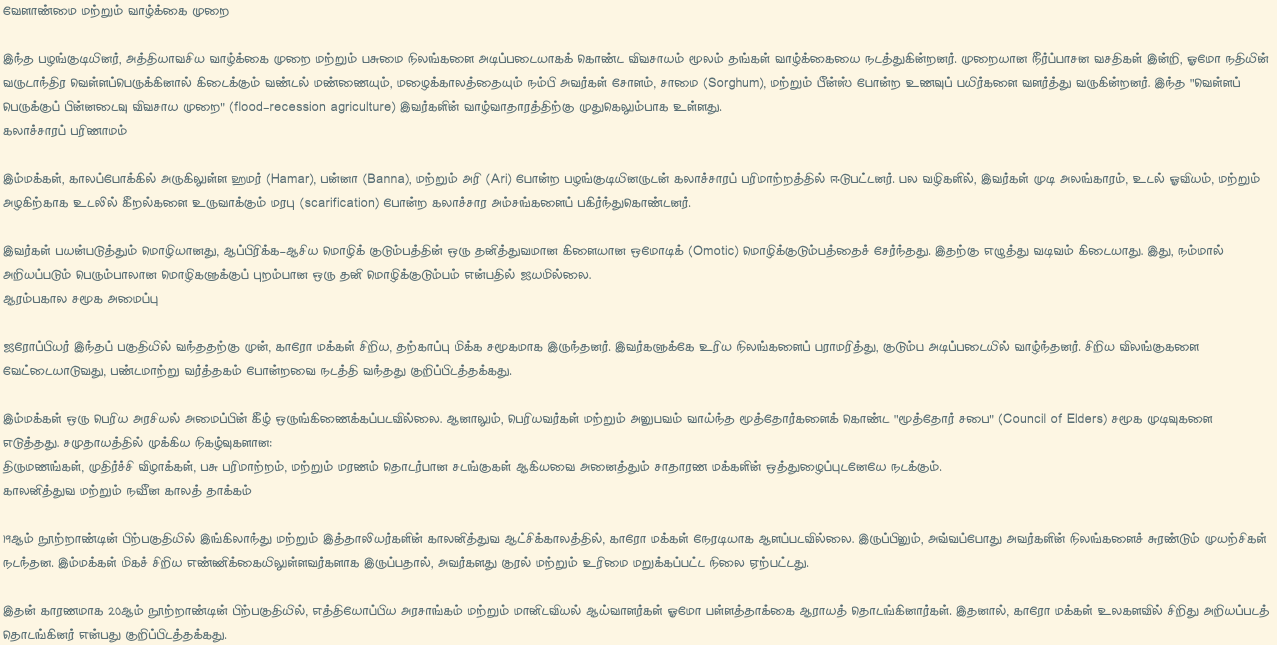
#> input picture kambar.png, 2554 x 1290 px (shown at 1/2 size)
$ python -i make_testset.py   (imports and definitions only)
#> lines starting #> are read from the running program, lines starting #| are printed output that depends on the picture
#!/usr/bin/env python3
"""Turn photographed or scanned pages into a line-level test set.

Takes page images, deskews and binarises them, segments them into text lines,
and writes the tesstrain-style layout the evaluator expects:

    testset/
      images/  page001_l003.tif      one real document line per file
      gt/      page001_l003.gt.txt   its transcription, for you to fill in
      manifest.csv                   provenance for every line

Transcription is yours to do; nothing here invents ground truth. What it does
is remove the mechanical work so you are only typing Tamil, not cropping.

    # 1. segment pages into lines
    python3 make_testset.py segment --pages photos/ --out testset --stratum newsprint
    #    (page images or PDFs; PDF pages are rasterised at 300 dpi)

    # 2. draw a stratified sample of the size you intend to transcribe
    python3 make_testset.py sample --pool pool --out testset --seed 0

    # 3. optionally pre-fill with a DIFFERENT engine's output to correct
    python3 make_testset.py bootstrap --out testset --model tam

    # 4. recognise the same lines with each model you are comparing
    python3 make_testset.py predict --out testset --pred_dir preds_stock --model tam

    # 5. check your transcriptions are complete and well-formed
    python3 make_testset.py check --out testset

    # 6. measure your own transcription error floor (see --help for detail)
    python3 make_testset.py agreement --pass1 testset/gt --pass2 testset/gt_pass2

On bootstrapping: pre-filling with the model you intend to evaluate is
circular -- you would be scoring the model against its own output wherever
you failed to spot an error. Use stock `tam`, or better a different engine
entirely, and read every line against the image.
"""

import argparse
import collections
import csv
import hashlib
import random
import re
import shutil
import tempfile
import os
import subprocess
import sys
import unicodedata
from pathlib import Path

import cv2
import numpy as np

# 13 = raw line: a single text line with Tesseract's layout heuristics
# bypassed. 7 also claims to mean "single line", but keeps enough of those
# heuristics to bail out entirely on a tenth of the real crops here --
# returning nothing at all for lines that read fine at 13. It is also what
# prepare_lstmf.py feeds the trainer, so 13 keeps inference and training
# consistent.
PSM_SINGLE_LINE = "13"
MIN_LINE_HEIGHT = 8         # px; below this a band is noise, not a line
MIN_INK_FRACTION = 0.002    # a band must carry at least this share of dark px
PAD = 6


SKEW_LIMIT = 15.0           # degrees searched either side of horizontal


def _alignment(binary):
    """How sharply the row profile alternates between text and gap.

    Maximal when baselines are horizontal, because that is when the ink of
    each line stacks into one row band instead of smearing across several.
    """
    profile = (binary > 0).sum(axis=1).astype(float)
    return float(((profile[1:] - profile[:-1]) ** 2).sum())


def deskew(gray, limit=SKEW_LIMIT):
    """Rotate so text baselines are horizontal.

    Photographed pages are rarely square to the sensor, and a few degrees of
    skew smears the horizontal projection until adjacent lines merge.

    The angle is found by searching for the rotation that maximises
    `_alignment`, which is the quantity line segmentation actually depends
    on. The obvious alternative -- the angle of `minAreaRect` over the
    foreground -- assumes the text block is a filled rectangle, and a sparse
    government form is not one: it returned -11.8 degrees for a page that was
    within a degree of straight, and rotating by that wrecked every line on
    it.
    """
    scale = min(1.0, 900 / max(gray.shape))
    small = cv2.resize(gray, None, fx=scale, fy=scale) if scale < 1 else gray
    binary = binarise(small)
    centre = (small.shape[1] // 2, small.shape[0] // 2)

    def at(angle):
        m = cv2.getRotationMatrix2D(centre, angle, 1.0)
        return _alignment(cv2.warpAffine(binary, m, (small.shape[1], small.shape[0]),
                                         flags=cv2.INTER_NEAREST))

    best, angle = at(0.0), 0.0
    for candidate in np.arange(-limit, limit + 1e-6, 1.0):
        score = at(candidate)
        if score > best:
            best, angle = score, candidate
    for candidate in np.arange(angle - 1.0, angle + 1.0 + 1e-6, 0.1):
        score = at(candidate)
        if score > best:
            best, angle = score, candidate

    if abs(angle) < 0.15:
        return gray, 0.0
    h, w = gray.shape
    m = cv2.getRotationMatrix2D((w // 2, h // 2), angle, 1.0)
    out = cv2.warpAffine(gray, m, (w, h), flags=cv2.INTER_CUBIC,
                         borderMode=cv2.BORDER_REPLICATE)
    return out, angle


def binarise(gray):
    """Adaptive threshold: photographs have uneven illumination, so a global
    cutoff loses one side of the page.

    The block size scales with the image, because this script sees both
    2300-px full-page scans and 160-px paragraph crops, and a fixed block is
    wrong for one of them. The median blur and opening remove the speckle that
    aged paper leaves behind, which would otherwise fill the inter-line
    valleys the projection profile depends on.
    """
    g = cv2.medianBlur(gray, 3)
    block = max(15, (min(gray.shape) // 30) | 1)
    bw = cv2.adaptiveThreshold(g, 255, cv2.ADAPTIVE_THRESH_GAUSSIAN_C,
                               cv2.THRESH_BINARY_INV, block, 15)
    return cv2.morphologyEx(bw, cv2.MORPH_OPEN, np.ones((2, 2), np.uint8))


# [129 lines left out: functions _profile, _otsu_level, _extend, _runs, _split_tall, find_lines, not called in this run]


IMAGE_SUFFIXES = (".jpg", ".jpeg", ".png", ".tif", ".tiff")
RENDER_DPI = 300


# [148 lines left out: functions _rasterise, _collect_pages, _normalise_polarity, _seen_digests, segment, _segment, not called in this run]


DEFAULT_ALLOCATION = {          # paper/TESTSET.md
    "newsprint": 80,
    "books": 80,
    "forms": 60,
    "signage": 40,
    "degraded": 40,
}

# Mechanical rejects only. Filtering on whether an engine can read a line
# would select for easy lines and make the headline figure optimistic, so
# nothing here consults a recogniser: these catch crops that are artifacts of
# segmentation rather than lines of text.
MIN_ASPECT = 3.0        # a line of text is far wider than it is tall
MIN_INK = 0.03          # below this the crop is blank or a rule
HEIGHT_BAND = (0.55, 2.2)   # multiples of the stratum's median crop height
MAX_BLEED = 0.25        # share of a crop's ink outside its own main band
RULE_ROW_FILL = 0.75    # a row this dark across its width is a rule, not text
MIN_TEXT_BAND = 6       # px of text left after the rules are discounted


# [458 lines left out: functions _bleed, _text_band, _crop_metrics, _reject, _round_robin, sample and 6 more, not called in this run]


# [2 lines not run here, left out]

>>> import cv2
>>> picture = cv2.imread('kambar.png', cv2.IMREAD_GRAYSCALE)
#> picture: shape (1290, 2554); min 104, max 245, mean 236.8
>>> result = deskew(picture)
#> in deskew, `small = cv2.resize(gray, None, fx=scale, fy=scale) if scale < 1 else g..`:
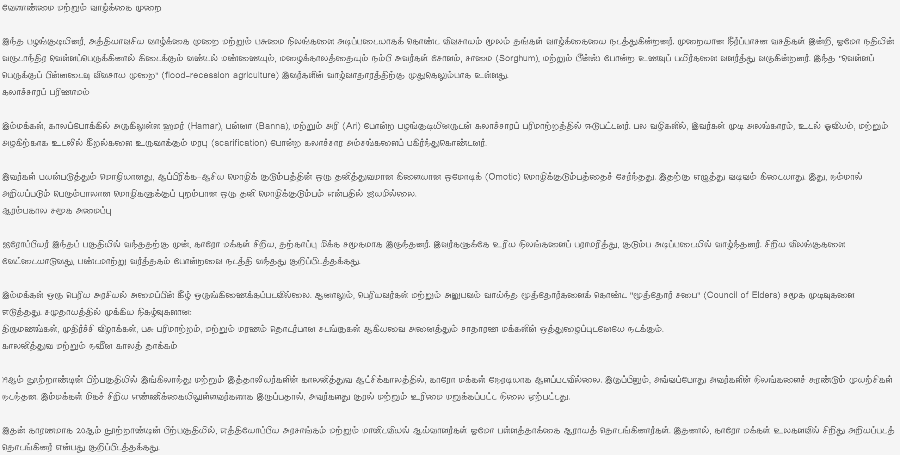
#> small: shape (455, 900); min 104, max 245, mean 236.8
#> in binarise, `g = cv2.medianBlur(gray, 3)`:
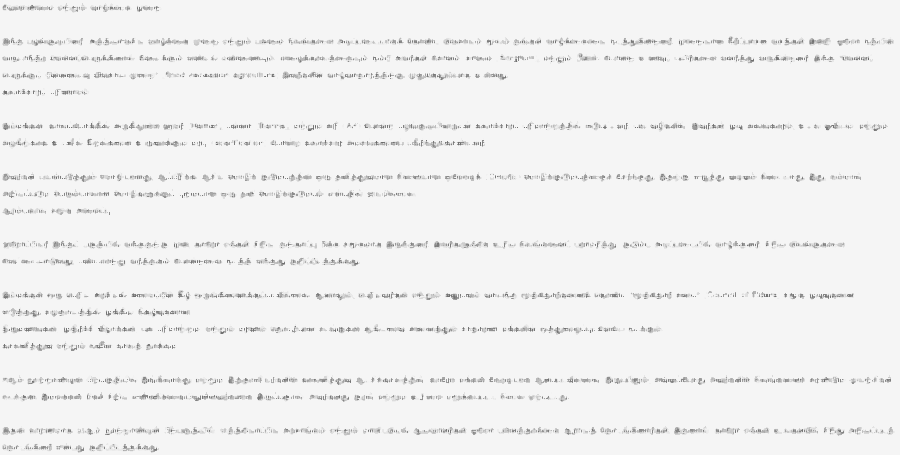
#> g: shape (455, 900); min 105, max 245, mean 240.3
#> in binarise, `bw = cv2.adaptiveThreshold(g, 255, cv2.ADAPTIVE_THRESH_GAUSSIAN_C, cv2..`:
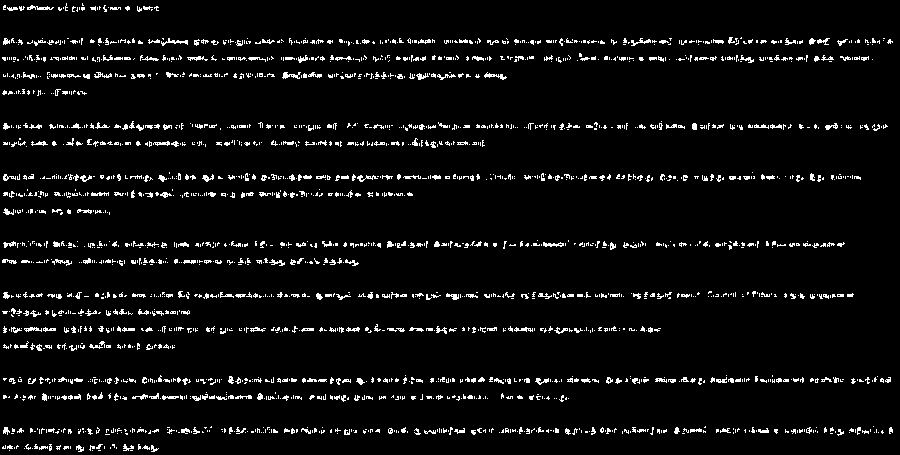
#> bw: shape (455, 900); 5.2% white in thin lines or dots
#> in binarise, `return cv2.morphologyEx(bw, cv2.MORPH_OPEN, np.ones((2, 2), np.uint8))`:
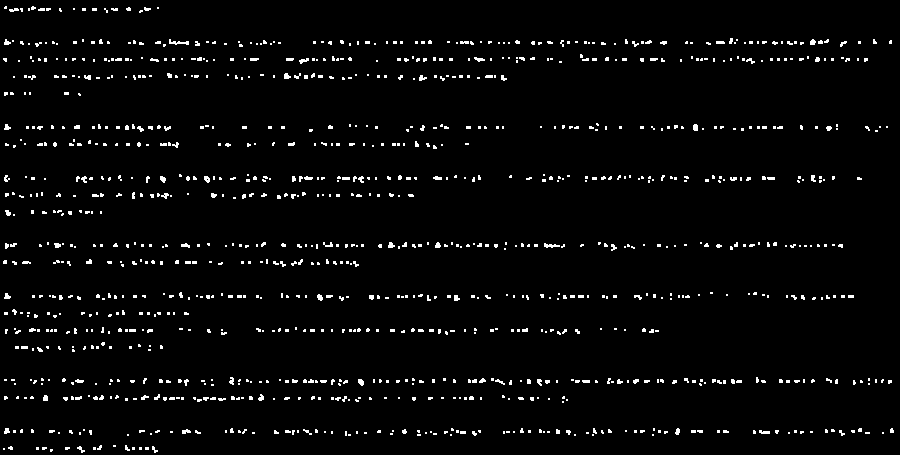
#> returned value: shape (455, 900); 3% white in thin lines or dots
#> in _alignment, `profile = (binary > 0).sum(axis=1).astype(float)`: profile = 455 values, max 322 at index 380, min 0 at index 0, mean 27.17
#> in deskew, `best, angle = at(0.0), 0.0`: best = 681464; angle = 0
#> the loop in deskew, `for candidate in np.arange(-limit, limit + 1e-6, 1.0):` made 31 passes
#> score on passes 1 to 12: 14375, 13503, 15118, 13276, 14598, 17363, 15653, 13998, 14893, 16692, 15385, 18836
#> after the loop in deskew, `for candidate in np.arange(-limit, limit + 1e-6, 1.0):`: best = 681464
#> the loop in deskew, `for candidate in np.arange(angle - 1.0, angle + 1.0 + 1e-6, 0.1):` made 21 passes
#> score on passes 1 to 12: 35364, 44987, 55754, 71914, 85268, 112154, 159218, 238002, 381558, 476514, 681464, 483762
#> after the loop in deskew, `for candidate in np.arange(angle - 1.0, angle + 1.0 + 1e-6, 0.1):`: angle = 0; best = 681464
